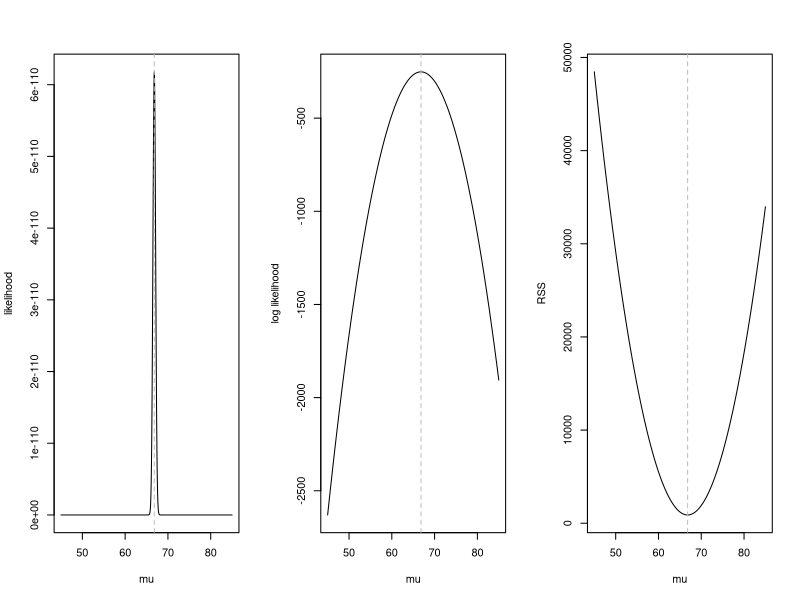
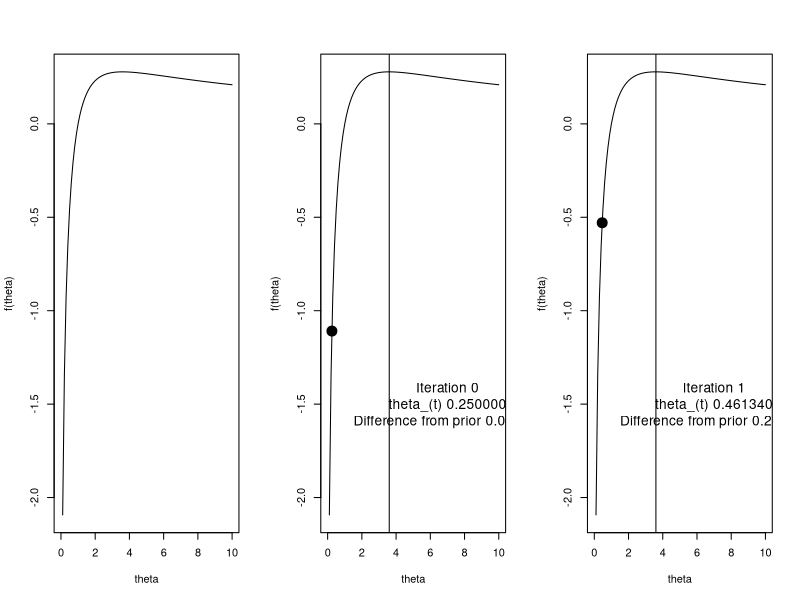
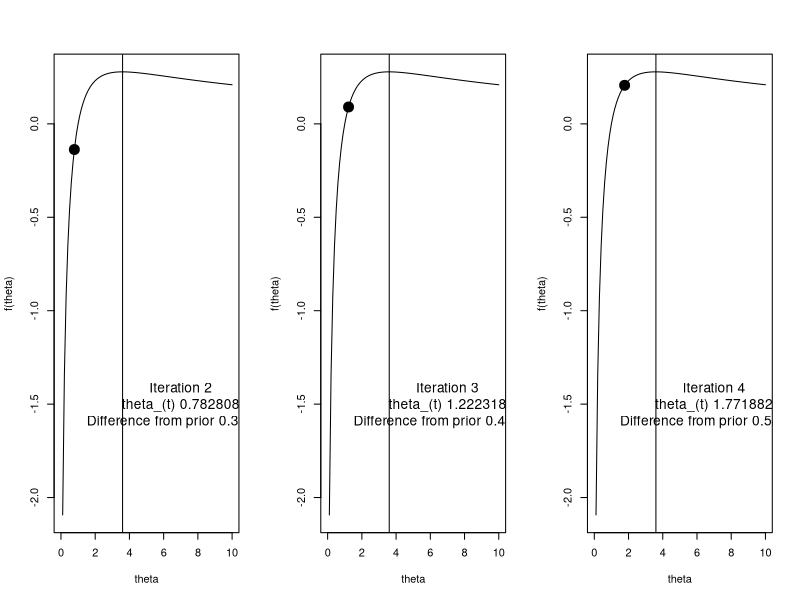
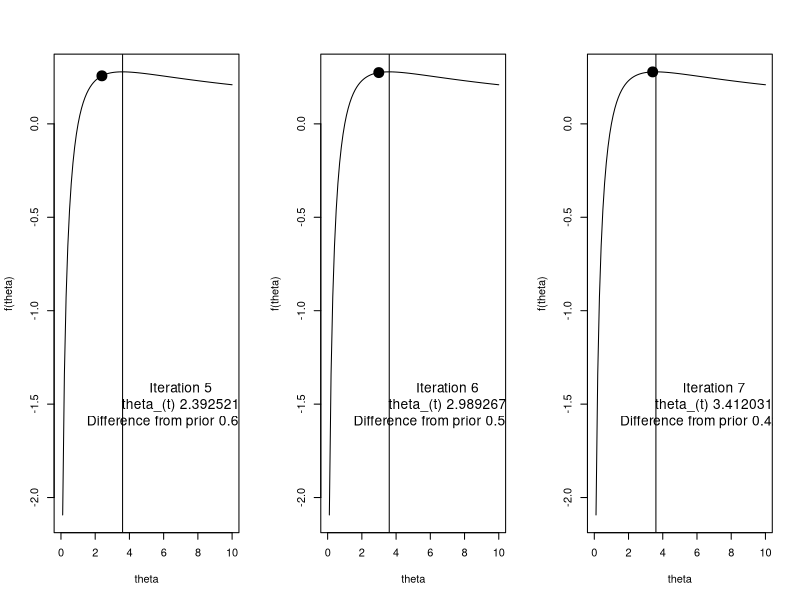
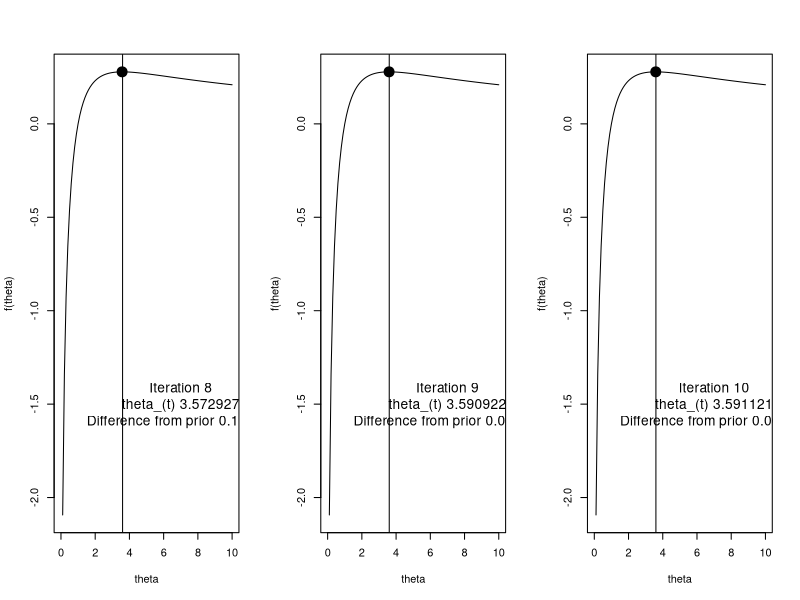
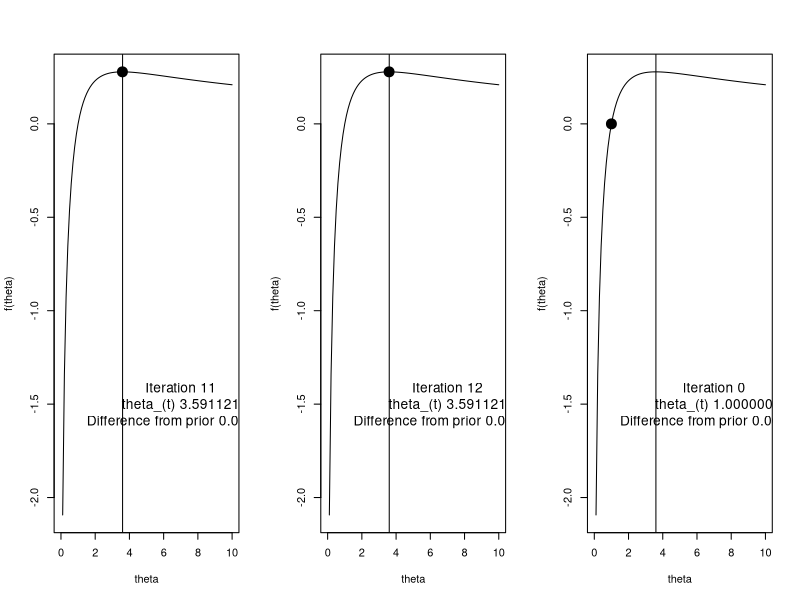
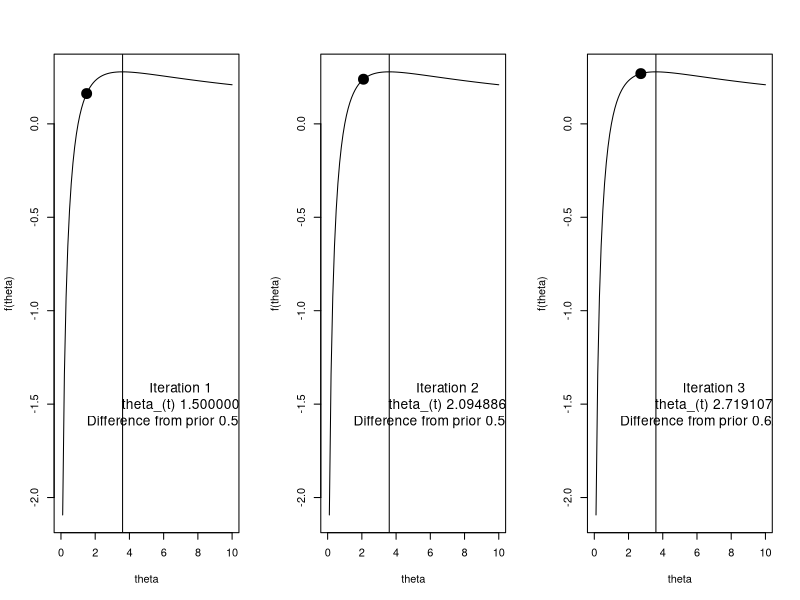
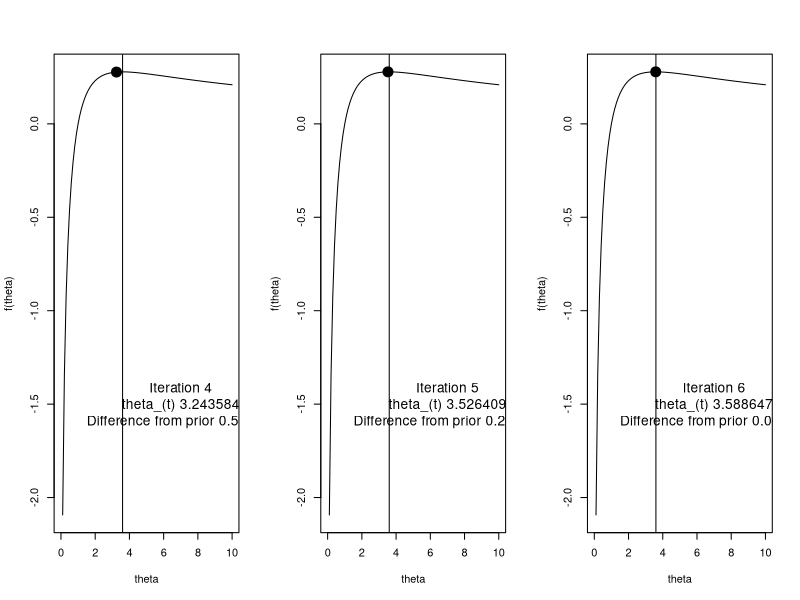

These charts were generated, in order, by the following R code:
## ---- chunk 1
knitr::opts_chunk$set(echo = TRUE)
## ---- chunk 2
## set simulation parameters
mu = 67 
sigma2 = 10
n = 100

## generate random normally distributed samples
y = rnorm(n, mu, sd = sqrt(sigma2))

## print MLE of mu, mu_hat
cat("mean of y\n")
(mean(y))

## print estimate of mu in linear model framework (intercept only model)
cat("beta_hat from intercept only linear model\n")
print(lm(y ~1)$coef)

## ---- chunk 3
## returns a vector of likelihood values over a given range of mu values
## helps for plotting later
lik = function(mu, sigma2, y){
  # create empty vector
  likelihood.vector = rep(NA, length(mu))
  
  # for each mu, calculate the likelihood value
  for(i in 1:length(likelihood.vector)){
    likelihood.vector[i] = prod(dnorm(y, mu[i], sqrt(sigma2)))
  }
  
  # return vector of likelihood values spanning range of mu
  return(likelihood.vector)
}

## define the log-likelihood function with respect to mu
loglik = function(mu, sigma2, y){
  # create empty vector  
  log.likelihood.vector = rep(NA, length(mu))
  
  # calculate log likelihood
  for(i in 1:length(log.likelihood.vector)){
    log.likelihood.vector[i] = sum(dnorm(y, mu[i], sqrt(sigma2), log = T))
  }
  
  return(log.likelihood.vector)
}

## define the residual sum of squares function with respect to mu
RSS = function(mu, sigma2, y){
  # create empty vector  
  RSS.vector = rep(NA, length(mu))
  
  # calculate log likelihood
  for(i in 1:length(RSS.vector)){
    RSS.vector[i] = sum((y - mu[i])^2)
  }
  
  return(RSS.vector)
}


## ---- chunk 4
## range of mu to plot over
range = seq(45, 85,,1000)

## arrange the two plots in 1 row, three columns
par(mfrow = c(1,3)) 

## likelihood plot
plot(range, lik(mu = range,sigma2 = sigma2, y = y), type = "l", ylab = "likelihood", xlab = "mu")

# add vertical line at the mean of y
abline(v = mean(y), lty = 2, col = "grey") 

## log likelihood plot
plot(range, loglik(mu = range,sigma2 = sigma2, y = y), type = "l", ylab = "log likelihood", xlab = "mu")

# vertical line at the mean of y
abline(v = mean(y), lty = 2, col = "grey" ) 

## RSS plot
plot(range, RSS(mu = range,sigma2 = sigma2, y = y), type = "l", ylab = "RSS", xlab = "mu")

# vertical line at the mean of y
abline(v = mean(y), lty = 2, col = "grey" ) 
## ---- chunk 5
# define function 
f1 = function(theta){
  log(theta)/(1+theta)
}

# make a plot with this function, where the x-axis ranges from 0 to 10
plot(f1, from = 0, to = 10, ylab = "f(theta)", xlab = "theta")
## ---- chunk 6
  th = 0.25
    i = h = 0
  plot(f1, from = 0, to = 10, ylab = "f(theta)", xlab = "theta")
  points(th, f1(th), pch = 19, cex = 2)
  abline(v = 3.6)
  text(x = 7, y = -1.5,labels = sprintf("Iteration %d\n theta_(t) %f \n Difference from prior %f", i, th, h), cex = 1.25)
  for(i in 1:12){
    h = ((th + 1)*(1+1/th - log(th)))/(3+4/th+1/th^2-2*log(th))
     th = th + h
     plot(f1, from = 0, to = 10, ylab = "f(theta)", xlab = "theta")
     points(th, f1(th), pch = 19, cex = 2)
     abline(v = 3.6)
     text(x = 7, y = -1.5,labels = sprintf("Iteration %d\n theta_(t) %f \n Difference from prior %f", i, th, h), cex = 1.25)
  }

## ---- chunk 7
  th = 1
    i = h = 0
  plot(f1, from = 0, to = 10, ylab = "f(theta)", xlab = "theta")
  points(th, f1(th), pch = 19, cex = 2)
  abline(v = 3.6)
  text(x = 7, y = -1.5,labels = sprintf("Iteration %d\n theta_(t) %f \n Difference from prior %f", i, th, h), cex = 1.25)
  for(i in 1:12){
    h = ((th + 1)*(1+1/th - log(th)))/(3+4/th+1/th^2-2*log(th))
     th = th + h
     plot(f1, from = 0, to = 10, ylab = "f(theta)", xlab = "theta")
     points(th, f1(th), pch = 19, cex = 2)
     abline(v = 3.6)
     text(x = 7, y = -1.5,labels = sprintf("Iteration %d\n theta_(t) %f \n Difference from prior %f", i, th, h), cex = 1.25)
  }
## ---- chunk 8
  th = 4
  i = h = 0
  plot(f1, from = 0, to = 10, ylab = "f(theta)", xlab = "theta")
  points(th, f1(th), pch = 19, cex = 2)
  abline(v = 3.6)
  text(x = 7, y = -1.5,labels = sprintf("Iteration %d\n theta_(t) %f \n Difference from prior %f", i, th, h), cex = 1.25)
     
  for(i in 1:12){
    h = ((th + 1)*(1+1/th - log(th)))/(3+4/th+1/th^2-2*log(th))
     th = th + h
     plot(f1, from = 0, to = 10, ylab = "f(theta)", xlab = "theta")
     points(th, f1(th), pch = 19, cex = 2)
     abline(v = 3.6)
     text(x = 7, y = -1.5,labels = sprintf("Iteration %d\n theta_(t) %f \n Difference from prior %f", i, th, h), cex = 1.25)
  }
## ---- chunk 9
  th = 8
    i = h = 0
  plot(f1, from = 0, to = 10, ylab = "f(theta)", xlab = "theta")
  points(th, f1(th), pch = 19, cex = 2)
  abline(v = 3.6)
  text(x = 7, y = -1.5,labels = sprintf("Iteration %d\n theta_(t) %f \n Difference from prior %f", i, th, h), cex = 1.25)
  for(i in 1:12){
    h = ((th + 1)*(1+1/th - log(th)))/(3+4/th+1/th^2-2*log(th))
     th = th + h
     plot(f1, from = 0, to = 10, ylab = "f(theta)", xlab = "theta")
     points(th, f1(th), pch = 19, cex = 2)
     abline(v = 3.6)
     text(x = 7, y = -1.5,labels = sprintf("Iteration %d\n theta_(t) %f \n Difference from prior %f", i, th, h), cex = 1.25)
  }
## ---- chunk 10
# generate 100 poisson(10) samples
set.seed(10)
n = 100
lambda = 10
y = rpois(n, lambda)
mean(y)

## ---- chunk 11
# loglikelihood function
logLik = function(lambda, y){
  value = sum(dpois(y, lambda = lambda, log = T))
  return(value)
}

# lets write a function for the first derivative
d1 = function(lambda, y){
  first = -length(y) + sum(y)/lambda
  return(first)
}

# now the second
d2 = function(lambda, y){
  second = -sum(y)/lambda^2
  return(second)
}
## ---- chunk 12
# now lets apply NR. First lets set the tolerance and choose a starting value
# the start
tol = 10^-4
lam = 0.1
maxit = 50
iter = 0
eps = Inf
start = Sys.time()
while(eps > tol & iter < maxit){
  # save the previous value
  lam0 = lam
  
  # calculate h, the increment
  h = - d1(lambda = lam, y = y)/d2(lambda = lam, y = y)
  
  # update lambda
  lam = lam + h
  
  # update the log likelihood 
  logL = logLik(lambda = lam, y= y)
  
  # calculate the diff in lambda, could also use the log likelihood if we wanted
  eps  = abs(lam - lam0)
  
  # update the iteration number
  iter = iter + 1
  if(iter == maxit) warning("Iteration limit reached without convergence")
  
  # print out info to keep track
  cat(sprintf("Iter: %d logL: %f lam: %f h: %f eps:%f\n",iter, logL,lam, h, eps))
}
end = Sys.time()
print(end - start)
## ---- chunk 13
 
  
tol = 10^-4
lam = 0.1
maxit = 50
iter = 0
eps = Inf

range = seq(0.001,30,,1000)
plot(range,sapply(range,logLik, y = y), ylab = "logLik(lambda)", xlab = "lambda", type = 'l')
points(lam0, logLik(lam0, y = y), pch = 19, cex = 2)
abline(v = mean(y))

while(eps > tol & iter < maxit){
  # save the previous value
  lam0 = lam
  
  # calculate h, the increment
  h = - d1(lambda = lam, y = y)/d2(lambda = lam, y = y)
  
  # update lambda
  lam = lam + h
  
  # update the log likelihood 
  logL = logLik(lambda = lam, y= y)
  
  # calculate the diff, could also use the log likelihood if we wanted
  eps  = abs(lam - lam0)
  
  # update the iteration number
  iter = iter + 1
  
  plot(range,sapply(range,logLik, y = y), ylab = "logLik(lambda)", xlab = "lambda", type = 'l')
  points(lam, logLik(lam, y = y), pch = 19, cex = 2)
  abline(v = mean(y))
}
## ---- chunk 14
# now lets apply FS using same framework as before
# the start
tol = 10^-4
lam = 0.1
maxit = 50
iter = 0
eps = Inf

start = Sys.time()
while(eps > tol & iter < maxit){
  # save the previous value
  lam0 = lam
  
  # calculate h, the increment
  h = -d1(lambda = lam, y = y)/(-n/lam)
  
  # update lambda
  lam = lam + h
  
  # lambda cant be less than or equal to 0, so put a check for this
  if(lam <= 0) stop("lambda leq 0")
  
  # update the log likelihood 
  logL = logLik(lambda = lam, y= y)
  
  # calculate the diff, could also use the log likelihood if we wanted
  eps  = abs(lam - lam0)
  
  # update the iteration number
  iter = iter + 1
  if(iter == maxit) warning("Iteration limit reached without convergence")
  
  # print out info to keep track
  cat(sprintf("Iter: %d logL: %f lam: %f h: %f eps:%f\n",iter, logL,lam, h, eps))
}
end = Sys.time()
print(end - start)
## ---- chunk 15
# 100 samples
n = 100

# create X from two normally distributed predictors, assume intercept
x1 = rnorm(100)
x2 = rnorm(100)
X = model.matrix(~1+x1+x2)

# pick beta
beta = c(1, 1, 1)

# simulate samples
lambda = exp(X%*%beta) 
y = rpois(n, lambda)
## ---- chunk 16
data.matrix = cbind(log(y+1), x1, x2)
pairs(data.matrix)
## ---- chunk 17
# loglikelihood function
logLik.reg = function(beta, y, X){
  lambda_hat = exp(X%*%beta)
  value = sum(dpois(y, lambda = lambda_hat, log = T))
  return(value)
}

# lets write a function for the first derivative
d1.reg = function(beta, y, X){
  lambda_hat = exp(X %*% beta)
  r = y - lambda_hat
  first = matrix(0, ncol = 1, nrow = ncol(X))
  for(i in 1:length(y)) first =  first + r[i]*X[i,] # also can be done with colSums(sweep(X,MARGIN=2,r,`*`))
  return(first)
}

# now the second
d2.reg = function(beta, y, X){
  lambda_hat = exp(X %*% beta)
  second = 0 
  for(i in 1:length(y)) second =  second + -lambda_hat[i]*X[i,] %*% t(X[i,])
  return(second)
}
## ---- chunk 18
# the start
tol = 10^-4
beta = c(log(mean(y)),0,0) # multivariate now
maxit = 50
iter = 0
eps = Inf

# given this, the result below will be the same as NR
start = Sys.time()
while(eps > tol & iter < maxit){
  # save the previous value
  beta0 = beta
  
  # calculate h, the increment
  h = -solve(d2.reg(beta = beta, y = y, X = X)) %*% d1.reg(beta = beta, y = y, X = X)
  
  # update lambda
  beta = beta + h
  
  # update the log likelihood 
  logL = logLik(lambda = exp(X%*%beta), y= y)
  
  # calculate the euclidean distance, could also use the log likelihood if we wanted
  eps  = sqrt(sum((beta - beta0)^2))
  
  # update the iteration number
  iter = iter + 1
  if(iter == maxit) warning("Iteration limit reached without convergence")
  
  # print out info to keep track
  cat(sprintf("Iter: %d logL: %.2f beta0: %.3f beta1: %.3f beta2: %.3f eps:%f\n",iter, logL,beta[1],beta[2],beta[3],eps))
}
end = Sys.time()
print(end - start)
## ---- chunk 19
print(beta)
print(glm(y ~ X -1, family = poisson()))
## ---- chunk 20
# the start
tol = 10^-4
beta = c(log(mean(y)),0,0) # multivariate now
maxit = 50
iter = 0
eps = Inf

# given this, the result below will be the same as NR
start = Sys.time()
while(eps > tol & iter < maxit){
  # save the previous value
  beta0 = beta
  
  # set up  values
    # eta
    eta_t = X %*% beta0
    
    # e
    e = exp(-eta_t)*(y - exp(eta_t))
    
    # weight vector used in next step
    w = exp(eta_t)
    
    # diagonal weight matrix
    W = diag(as.vector(w))
    
    # z
    z = eta_t + e 
  
  # solve for beta(t+1)
  beta = solve(t(X) %*% W %*% X)%*% t(X)%*%W %*% z
  
  # update the log likelihood 
  eta_t1 = X%*%beta
  logL = logLik(lambda = exp(eta_t1), y= y)
  
  # calculate the euclidean distance, could also use the log likelihood if we wanted
  eps  = sqrt(sum((beta - beta0)^2))
  
  # update the iteration number
  iter = iter + 1
  if(iter == maxit) warning("Iteration limit reached without convergence")
  
  # print out info to keep track
  cat(sprintf("Iter: %d logL: %.2f beta0: %.3f beta1: %.3f beta2: %.3f eps:%f\n",iter, logL,beta[1],beta[2],beta[3],eps))
}
end = Sys.time()
print(beta)
print(end - start)

## ---- chunk 21
# load the optimx library
library(optimx)
start = Sys.time()
fit = optimx(
  par = c(log(mean(y)),0,0), # initial values for the parameters. 
  fn = function(x, X, y){logLik.reg(beta = x,X = X, y= y)}, # log likelihood
  gr = function(x, X, y){d1.reg(beta = x,X = X, y= y)}, # gradient/1st derivative
  method = "BFGS",
  y = y,
  X = X,
  #itmax = maxit, # max number of iterations
  control = list(
              trace = 0, # higher number print more detailed output
              maximize = T, # default is to minimize
              abstol= tol
              # parscale = vector of scaling values to correct for scale differencs in parameters.  Should be the same length as the num of parameters
              )
)
end = Sys.time()
print(end - start)
print(fit)  
## ---- chunk 22
# the start
tol = 10^-6
beta = c(log(mean(y)),0,0) # multivariate now
maxit = 10000
iter = 0
alpha = 0.0001
eps = Inf

# given this, the result below will be the same as NR
start = Sys.time()
while(eps > tol & iter < maxit){
  # save the previous value
  beta0 = beta
  
  # calculate h, the increment
  h =  alpha*d1.reg(beta = beta, y = y, X = X)
  
  # update lambda
  beta = beta + h
  
  # update the log likelihood 
  logL = logLik(lambda = exp(X%*%beta), y= y)
  
  # calculate the euclidean distance, could also use the log likelihood if we wanted
  eps  = sqrt(sum((beta - beta0)^2))
  
  # update the iteration number
  iter = iter + 1
  if(iter == maxit) warning("Iteration limit reached without convergence")
  
  # print out info to keep track
  if(floor(iter/20) == ceiling(iter/20)) cat(sprintf("Iter: %d logL: %.2f beta0: %.3f beta1: %.3f beta2: %.3f eps:%f\n",iter, logL,beta[1],beta[2],beta[3],eps))
}
end = Sys.time()
print(end - start)
## ---- chunk 23
# the start
tol = 10^-9 # lowered threshold to ensure convergence
beta = c(log(mean(y)),0,0) # multivariate now
maxit = 60000 # increased iteration limit
iter = 0
alpha = 0.00001
subsample.size = 10
eps = 100000
epscount = 0
logL = rep(NA, maxit)

# given this, the result below will be the same as NR
start = Sys.time()
while(eps > tol & iter < maxit & epscount < 2){
  # save the previous value
  beta0 = beta
  
  # take subsample
  index = sample(1:n,size = subsample.size,replace = T)
  
  # calculate h, the increment
  h =  alpha*d1.reg(beta = beta, y = y[index], X = X[index,])
  
  # update lambda
  beta = beta + h
  
  # update the log likelihood 
  logL[iter] = logLik(lambda = exp(X%*%beta), y= y)
  
  # use relative change in logL from 1000 iterations prior
  # this is because randomness between single iterations large, smooths out
  if(iter > 1000) eps  = abs(logL[iter] -logL[iter-1000])/abs(logL[iter-1000])
  
  # we use this count to protect against randomly hitting the convergene limit early
  if(eps < tol) epscount = epscount+1
  
  # update the iteration number
  iter = iter + 1
  if(iter == maxit) warning("Iteration limit reached without convergence")
  
  # print out info to keep track
  if(floor(iter/1000) == ceiling(iter/1000)) cat(sprintf("Iter: %d logL: %.2f beta0: %.3f beta1: %.3f beta2: %.3f eps:%f\n",iter, logL[iter-1],beta[1],beta[2],beta[3],eps))
}
end = Sys.time()
print(end - start)
## ---- chunk 24
# load the optimx library
library(optimx)
start = Sys.time()
fit = optimx(
  par = c(log(mean(y)),0,0), # initial values for the parameters. 
  fn = function(x, X, y){logLik.reg(beta = x,X = X, y= y)}, # log likelihood
  method = "Nelder-Mead",
  y = y,
  X = X,
  #itmax = maxit, # max number of iterations
  control = list(
              trace = 0, # higher number print more detailed output
              maximize = T, # default is to minimize
              abstol= tol
              # parscale = vector of scaling values to correct for scale differencs in parameters.  Should be the same length as the num of parmaters
              )
)
end = Sys.time()
print(end - start)
print(fit)  
